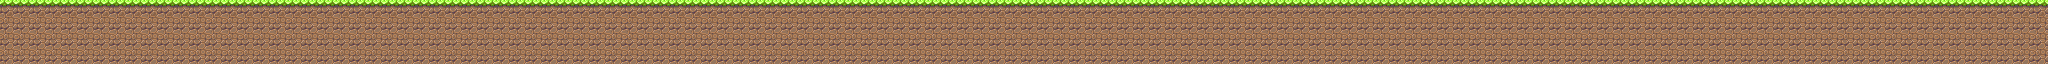

Tiled map render using the project's own tile images. Description and the map definition, with tile-layer contents summarised, below:
An orthogonal 128x4 tile map with 16x16 px tiles, 1 tile layer (Tile Layer 1).

<map version="1.0" orientation="orthogonal" width="128" height="4" tilewidth="16" tileheight="16">
 <tileset firstgid="1" name="tiles" tilewidth="16" tileheight="16">
  <image source="tiles.png" width="512" height="128" />
 </tileset>
 <layer name="Tile Layer 1" width="128" height="4">
  <data>[512 cells, 512 non-empty, 2 distinct tile ids]</data>
 </layer>
</map>